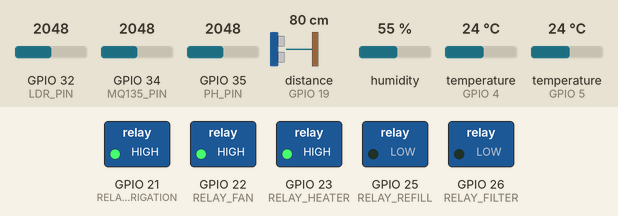
Bench run of a sketch on a simulated ESP32. On the bench: switched loads named in the sketch (green lamp = pin HIGH). Wiring (inferred from the names in the program): ultrasonic range finder: trigger GPIO 18; echo GPIO 19. Inputs (shaded band) come from the test bench; at power-on: distance to the obstacle (sensor on GPIO 19) 80 cm, temperature (sensors on GPIO 4, GPIO 5) 24 °C, GPIO 32 (LDR_PIN) = 2048, GPIO 34 (MQ135_PIN) = 2048, GPIO 35 (PH_PIN) = 2048, humidity 55 %. The echo pulse lasts 58.3 µs per cm; WiFi joins after 1.5 s; servers stay silent unless stated; uploads are accepted with an empty reply; pins used as bus, display or sensor lines are not drawn; what the sketch prints to the serial monitor is not drawn.

Above: at 3.2 s.
3.3 s: distance to the obstacle (sensor on GPIO 19) set to 28 cm
10.4 s: distance to the obstacle (sensor on GPIO 19) set to 23 cm
At 16.8 s:
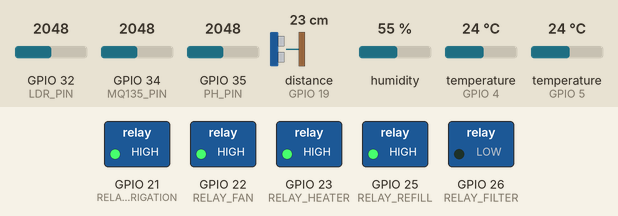
17.4 s: temperature (sensor on GPIO 4) set to 20 °C
At 22.4 s:
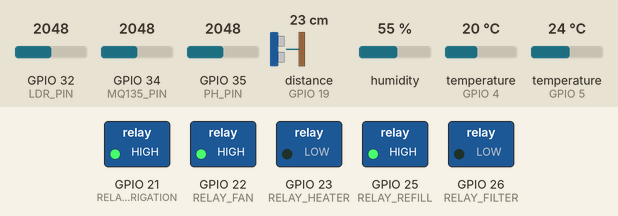
24.4 s: temperature (sensor on GPIO 4) set to 28 °C
At 29.1 s:
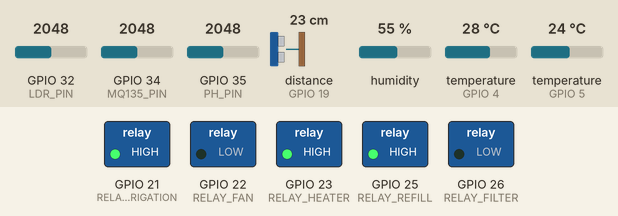
31.4 s: distance to the obstacle (sensor on GPIO 19) set to 35 cm
At 34.8 s:
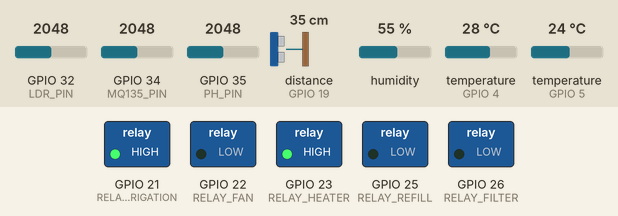
38.4 s: temperature (sensor on GPIO 4) set to 25 °C
At 41.6 s:
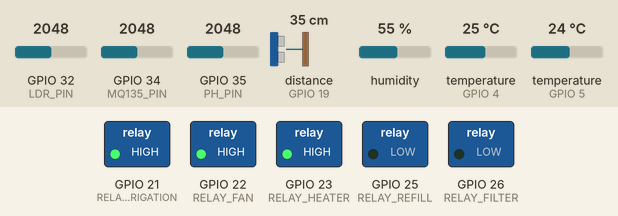
Timing chart, 0 to 43.1 s (numbered marks = the images above; inputs shaded):
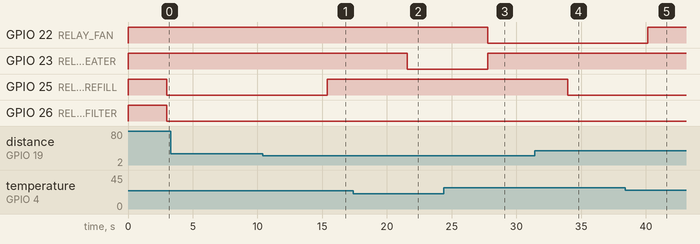

The sketch:

our_project.ino
```cpp
#include <WiFi.h>
#include <HTTPClient.h>
#include "DHT.h"
#include <OneWire.h>
#include <DallasTemperature.h>

// -------- DHT --------
#define DHTPIN 4
#define DHTTYPE DHT11
DHT dht(DHTPIN, DHTTYPE);

// -------- MQ135 --------
#define MQ135_PIN 34

// -------- DS18B20 --------
#define ONE_WIRE_BUS 5
OneWire oneWire(ONE_WIRE_BUS);
DallasTemperature waterSensor(&oneWire);

// -------- pH Sensor --------
#define PH_PIN 35

// -------- LDR --------
#define LDR_PIN 32

// -------- ULTRASONIC --------
#define TRIG_PIN 18
#define ECHO_PIN 19

// -------- RELAYS --------
#define RELAY_HEATER 23
#define RELAY_FAN 22
#define RELAY_IRRIGATION 21
#define RELAY_REFILL 25
#define RELAY_FILTER 26

#define ON LOW
#define OFF HIGH

// -------- WiFi --------
const char* ssid = "Elijah";
const char* password = "thankyou12";

// -------- SERVER --------
const char* serverInsert = "http://192.168.230.35/aquaponics-dashboard/api/data.php?action=insert";
const char* serverControl = "http://192.168.230.35/aquaponics-dashboard/api/data.php?action=get_pumps";

// -------- GLOBAL MODE (DEFAULT AUTO) --------
String mode = "auto";

// -------- CONTROL VARIABLES --------
int heater = 0, fan = 0, irrigation = 0, refill = 0, filter = 0;

// -------- WATER LEVEL --------
float getWaterLevel() {
  long duration;
  float distance;

  digitalWrite(TRIG_PIN, LOW);
  delayMicroseconds(2);

  digitalWrite(TRIG_PIN, HIGH);
  delayMicroseconds(10);
  digitalWrite(TRIG_PIN, LOW);

  duration = pulseIn(ECHO_PIN, HIGH);
  distance = duration * 0.034 / 2;

  float maxDistance = 50.0;
  float level = ((maxDistance - distance) / maxDistance) * 100;

  if (level > 100) level = 100;
  if (level < 0) level = 0;

  return level;
}

// -------- WIFI --------
void connectWiFi() {
  WiFi.begin(ssid, password);
  Serial.print("Connecting...");

  while (WiFi.status() != WL_CONNECTED) {
    delay(1000);
    Serial.print(".");
  }

  Serial.println("Connected!");
}

// -------- FETCH MODE FROM DB --------
void fetchControl() {

  if (WiFi.status() != WL_CONNECTED) return;

  HTTPClient http;
  http.begin(serverControl);

  int code = http.GET();

  if (code > 0) {
    String payload = http.getString();

    Serial.println("CONTROL: " + payload);

    // MODE
    if (payload.indexOf("manual") > 0) mode = "manual";
    else mode = "auto";

    // STATES
    heater = payload.indexOf("\"heater\":1") > 0;
    fan = payload.indexOf("\"fan\":1") > 0;
    irrigation = payload.indexOf("\"irrigation\":1") > 0;
    refill = payload.indexOf("\"refill\":1") > 0;
    filter = payload.indexOf("\"filter\":1") > 0;
  }

  http.end();
}

// -------- AUTO LOGIC --------
void autoControl(float temp, float ph, float ammonia, float water_level) {

  bool danger = false;

  // HEATER
  if (temp < 22) {
    heater = 1;
    digitalWrite(RELAY_HEATER, ON);
  } else {
    heater = 0;
    digitalWrite(RELAY_HEATER, OFF);
  }

  // FAN
  if (temp > 26) {
    fan = 1;
    digitalWrite(RELAY_FAN, ON);
  } else {
    fan = 0;
    digitalWrite(RELAY_FAN, OFF);
  }

  // IRRIGATION
  if (ph >= 6.2 && ph <= 6.8 && ammonia >= 0.1 && ammonia <= 0.25) {
    irrigation = 1;
    digitalWrite(RELAY_IRRIGATION, ON);
  } else {
    irrigation = 0;
    digitalWrite(RELAY_IRRIGATION, OFF);
    danger = true;
  }

  // REFILL
  if (water_level < 50) {
    refill = 1;
    digitalWrite(RELAY_REFILL, ON);
  } else {
    refill = 0;
    digitalWrite(RELAY_REFILL, OFF);
  }

  // FILTER
  if (danger) {
    filter = 1;
    digitalWrite(RELAY_FILTER, ON);
  } else {
    filter = 0;
    digitalWrite(RELAY_FILTER, OFF);
  }
}

// -------- MANUAL CONTROL --------
void manualControl() {
  digitalWrite(RELAY_HEATER, heater ? ON : OFF);
  digitalWrite(RELAY_FAN, fan ? ON : OFF);
  digitalWrite(RELAY_IRRIGATION, irrigation ? ON : OFF);
  digitalWrite(RELAY_REFILL, refill ? ON : OFF);
  digitalWrite(RELAY_FILTER, filter ? ON : OFF);
}

void setup() {
  Serial.begin(115200);

  dht.begin();
  waterSensor.begin();

  pinMode(MQ135_PIN, INPUT);
  pinMode(PH_PIN, INPUT);
  pinMode(LDR_PIN, INPUT);

  pinMode(TRIG_PIN, OUTPUT);
  pinMode(ECHO_PIN, INPUT);

  pinMode(RELAY_HEATER, OUTPUT);
  pinMode(RELAY_FAN, OUTPUT);
  pinMode(RELAY_IRRIGATION, OUTPUT);
  pinMode(RELAY_REFILL, OUTPUT);
  pinMode(RELAY_FILTER, OUTPUT);

  digitalWrite(RELAY_HEATER, OFF);
  digitalWrite(RELAY_FAN, OFF);
  digitalWrite(RELAY_IRRIGATION, OFF);
  digitalWrite(RELAY_REFILL, OFF);
  digitalWrite(RELAY_FILTER, OFF);

  connectWiFi();
}

void loop() {

  if (WiFi.status() != WL_CONNECTED) {
    connectWiFi();
  }

  // -------- FETCH MODE --------
  fetchControl();

  // -------- READ SENSORS --------
  float temperature = dht.readTemperature();
  float humidity = dht.readHumidity();

  int gasRaw = analogRead(MQ135_PIN);
  float ammonia = (gasRaw / 4095.0) * 5.0;

  waterSensor.requestTemperatures();
  float water_temperature = waterSensor.getTempCByIndex(0);

  int phRaw = analogRead(PH_PIN);
  float phVoltage = phRaw * (3.3 / 4095.0);
  float ph = 7 + ((2.5 - phVoltage) / 0.18);

  int ldrRaw = analogRead(LDR_PIN);
  float light = (ldrRaw / 4095.0) * 100;

  float water_level = getWaterLevel();

  // -------- MODE SWITCH --------
  if (mode == "auto") {
    Serial.println("MODE: AUTO");
    autoControl(temperature, ph, ammonia, water_level);

    Serial.println(
      "AUTO: {\"heater\":" + String(heater) +
      ",\"fan\":" + String(fan) +
      ",\"irrigation\":" + String(irrigation) +
      ",\"refill\":" + String(refill) +
      ",\"filter\":" + String(filter) + "}"
    );
  } else {
    Serial.println("MODE: MANUAL");
    manualControl();
  }

  // -------- SEND DATA --------
  HTTPClient http;
  http.begin(serverInsert);
  http.addHeader("Content-Type", "application/x-www-form-urlencoded");

  String postData =
    "temperature=" + String(temperature, 2) +
    "&humidity=" + String(humidity, 2) +
    "&ammonia=" + String(ammonia, 2) +
    "&water_temperature=" + String(water_temperature, 2) +
    "&ph=" + String(ph, 2) +
    "&light=" + String(light, 2) +
    "&water_level=" + String(water_level, 2) +


    "&heater=" + String(heater) +
    "&fan=" + String(fan) +
    "&irrigation=" + String(irrigation) +
    "&refill=" + String(refill) +
    "&filter=" + String(filter) +
    "&mode=" + mode;

  http.POST(postData);
  http.end();

  delay(5000);
}
```

Measured:
- the behaviour switches between 26 and 25 cm on distance to the obstacle (sensor on GPIO 19) (found by bisection; images 0 and 1)
- the behaviour switches between 22 and 21 °C on temperature (sensor on GPIO 4) (found by bisection; images 1 and 2)
- the behaviour switches between 27 and 26 °C on temperature (sensor on GPIO 4) (found by bisection; images 4 and 5)
- after the input at 3.3 s, every drawn part: stays the same
- after the input at 10.4 s, GPIO 25 (RELAY_REFILL): LOW → HIGH after 5.0 s
- after the input at 17.4 s, GPIO 23 (RELAY_HEATER): HIGH → LOW after 4.2 s
- after the input at 24.4 s, GPIO 22 (RELAY_FAN): HIGH → LOW after 3.4 s; GPIO 23 (RELAY_HEATER): LOW → HIGH after 3.4 s
- after the input at 31.4 s, GPIO 25 (RELAY_REFILL): HIGH → LOW after 2.6 s
- after the input at 38.4 s, GPIO 22 (RELAY_FAN): LOW → HIGH after 1.8 s
